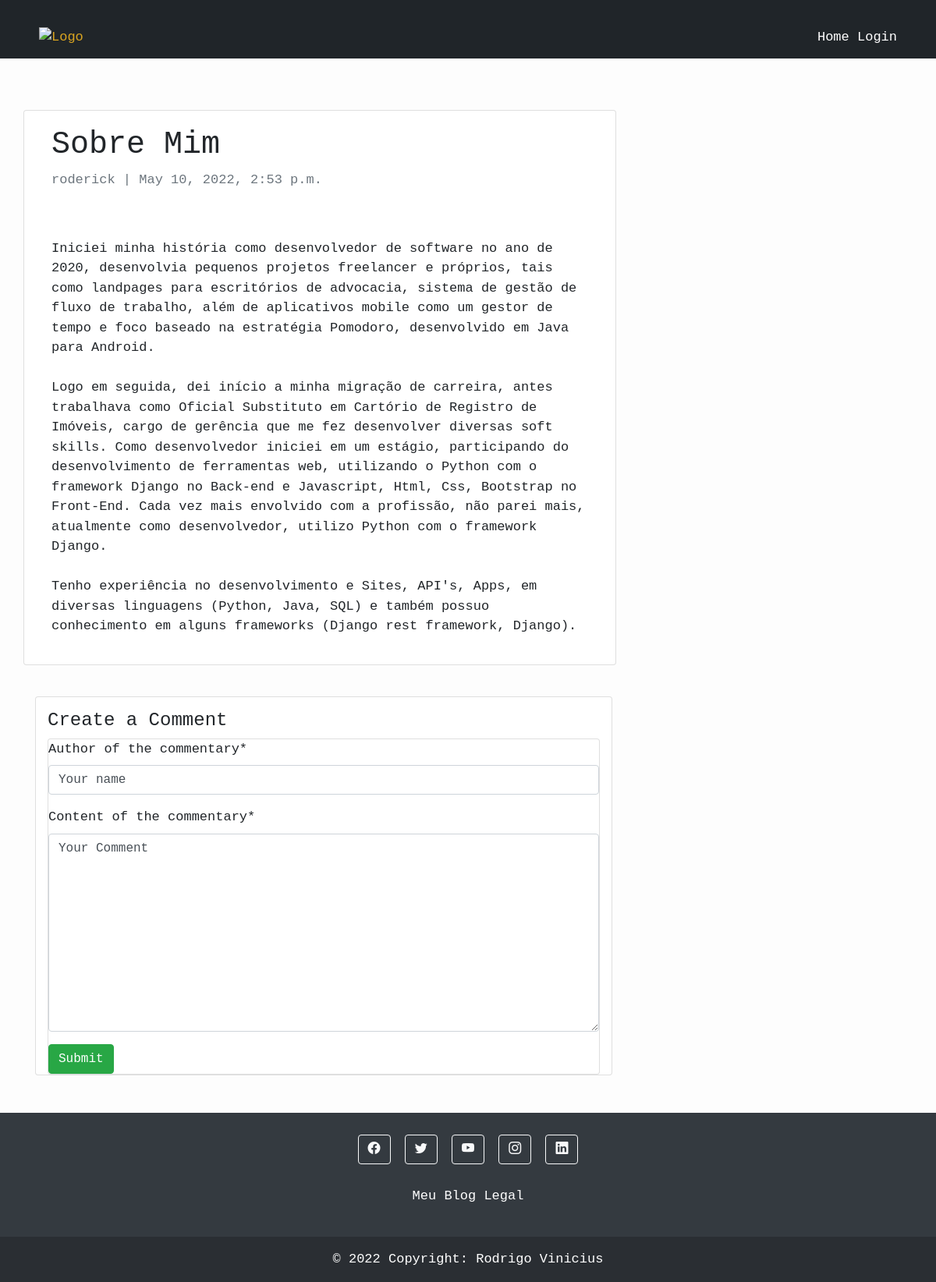
The page /sobre-mim/ on the database as committed earlier.
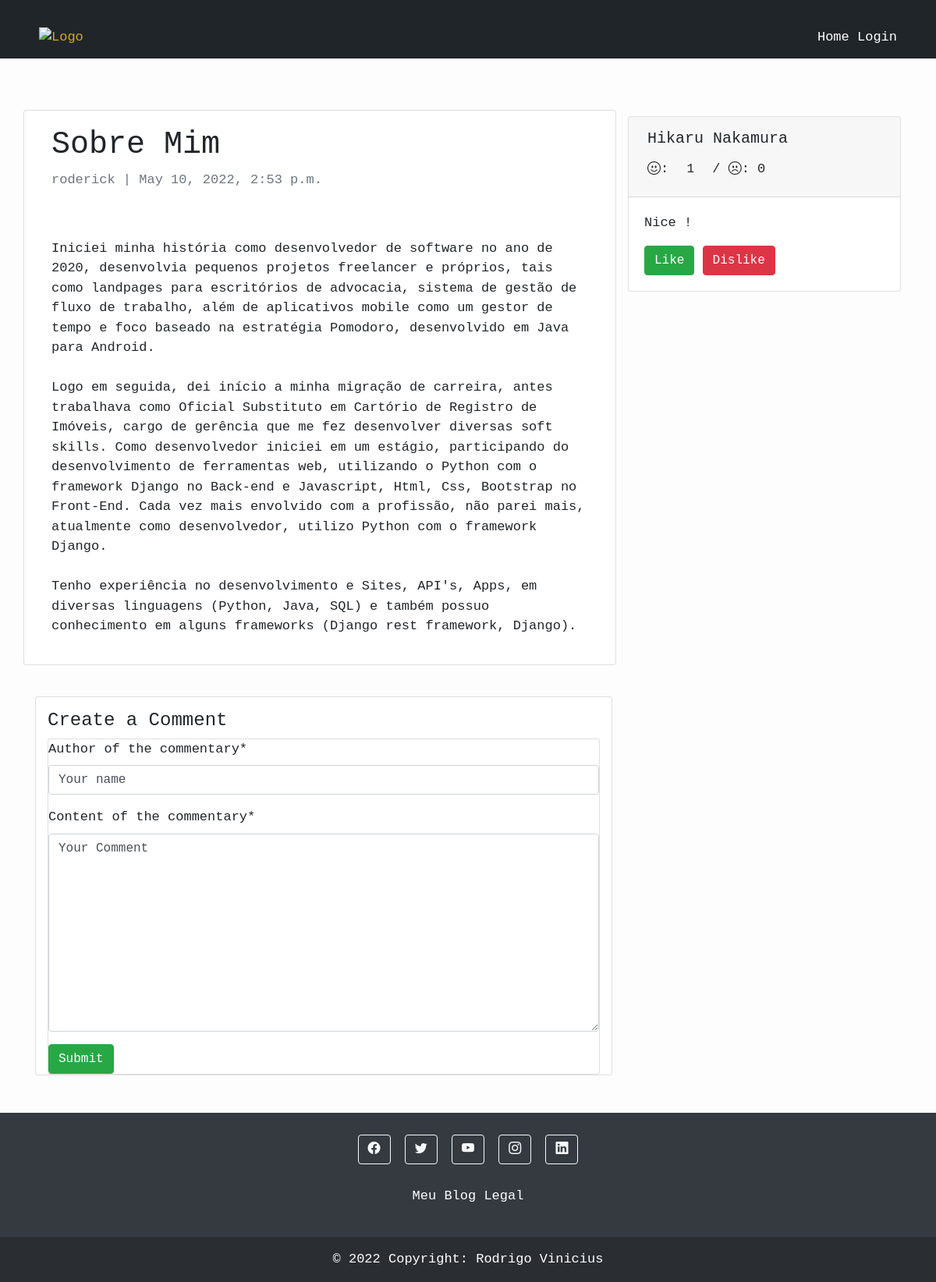
The same page on the database as committed later.
### blog/models.py (models this page shows, shortened)
class Post(models.Model):
    author = models.ForeignKey(User, on_delete=models.CASCADE, related_name='posts')
    slug = models.SlugField(max_length=300, unique=True)
    title = models.CharField(verbose_name='Title', max_length=124)
    description = models.CharField(
        verbose_name='Description',
        help_text='Litle description to the post.',
        max_length=400
    )
    content = models.TextField(verbose_name='Content of the post')
    publication_date = models.DateField(verbose_name='Publication date')
    created_at = models.DateTimeField(auto_now_add=True)
    updated_at = models.DateTimeField(auto_now=True)
    active = models.BooleanField(verbose_name='Active post', default=True)

class Comment(models.Model):
    post = models.ForeignKey(Post, on_delete=models.CASCADE, related_name='comments')
    comment_author = models.CharField(verbose_name='Author of the commentary', max_length=400)
    content = models.TextField(verbose_name='Content of the commentary')
    like = models.IntegerField(verbose_name='Likes', default=0)
    dislike = models.IntegerField(verbose_name='Disikes', default=0)
    active = models.BooleanField(verbose_name='Active comment', default=True)
    created_at = models.DateTimeField(auto_now_add=True)
    updated_at = models.DateTimeField(auto_now=True)

### base/models.py (models this page shows)
class User(AbstractBaseUser, PermissionsMixin):
    email = models.EmailField(verbose_name='Email address', unique=True)
    first_name = models.CharField(verbose_name='First name', max_length=30, blank=True)
    last_name = models.CharField(verbose_name='Last name', max_length=30, blank=True)
    is_active = models.BooleanField(verbose_name='Active', default=True)
    is_staff = models.BooleanField(verbose_name='Staff', default=True)
    created_at  = models.DateTimeField(
        verbose_name='Created at',
        auto_now_add=True
    )
    modified_at = models.DateTimeField(
        verbose_name='Modified at',
        auto_now=True
    )
    objects = UserManager()
    USERNAME_FIELD = 'email'
    REQUIRED_FIELDS = []
    class Meta:
        verbose_name = 'user'
        verbose_name_plural = 'users'
    def get_full_name(self) -> str:
        return f'{self.first_name} {self.last_name}'

### blog/views.py (the view, shortened to what this page needs)
# urls.py: path('<slug:slug>/', views.PostDetail.as_view(),  name='post_detail'),
class PostDetail(generic.DetailView):
    model = Post
    template_name = 'post_detail.html'
    commnet_form = CommentCreateForm
    def get(self, request, *args, **kwargs):
        self.object = self.get_object()
        context = self.get_context_data(object=self.object)
        initial_data = {
            'post': self.object,
            'comment_author':'Your name',
            'content':'Your Comment'
        }
        context['comments'] = Comment.objects.filter(post=self.object, active=True).order_by('-like')
        context['form'] = kwargs.get('form') if kwargs.get('form') else self.commnet_form(initial=initial_data)
        return self.render_to_response(context)

### blog/forms.py
class CommentCreateForm(forms.ModelForm):
    class Meta:
        model = Comment
        fields = ('comment_author', 'content', 'post')
        widgets = {'post': forms.HiddenInput()}

### templates/post_detail.html (shortened to what this page needs)
{% extends 'base.html' %} {% block content %}
{% load crispy_forms_tags %}
<div class="container">
  <div class="row">
    <div class="col-md-8 card mb-4  mt-3 left  top">
      <div class="card-body">
        <h1>{% block title %} {{ object.title }} {% endblock title %}</h1>
        <p class=" text-muted">{{ post.author.get_full_name }} | {{ post.created_at }}</p>
        <p class="card-text ">{{ object.content | safe }}</p>
      </div>
    </div>
    <div class="col-md-4 float-right ">
    {% for comment in comments %}
      <div class="card my-4">
          <div class="card-header ">
            <div class=" m-1 row d-flex justify-content-between">
              <h5>
              {{comment.comment_author}}
              </h5>
              <div>
                <i class="bi bi-emoji-smile"></i>: <span class="btn" id="like{{comment.pk}}" >{{comment.like}}</span>
                /
                <i class="bi bi-emoji-frown"></i>: <span id="dislike{{comment.pk}}">{{comment.dislike}}</span>
              </div>
            </div>
          </div>
          <div class="card-body">
              <p class="card-text">{{comment.content}}</p>
              <button onclick="likeComment({{comment.pk}})"
                class="btn btn-success">Like</button>
              <button onclick="dislikeComment({{comment.pk}})"
                class="btn btn-danger">Dislike</button>
          </div>
        </div>
    {% endfor %}
    </div>
  </div>
  <div class="col-md-8 card mb-4 mt-3 left  top">
    <h4 class='mt-3'> Create a Comment </h4>
    <div class="card">
      <form method="POST" enctype="multipart/form-data">
        {{ form|crispy }}
        <input class="btn btn-success" type="submit" value="Submit">
      </form>
    </div>
  </div>
</div>
{% endblock content %}

### templates/base.html (shortened to what this page needs)
<!DOCTYPE html>
<html>
    <head>
        <link rel="stylesheet" href="https://cdn.jsdelivr.net/npm/bootstrap-icons@1.8.1/font/bootstrap-icons.css">
        <link rel="stylesheet" href="https://maxcdn.bootstrapcdn.com/bootstrap/4.0.0/css/bootstrap.min.css"
 />
    </head>
    <body>
        <header >
            <nav>
                <div class="nav nav-bar ">
                    <div class="image"><img href='/logo' alt="Logo"></div>
                    <div class="nav-menu">
                        <a href="{% url 'home' %}" class="btn-nav">Home</a>
                        <a href="/admin" class="btn-nav">Login</a>
                    </div>
                </div>
            </nav>
        </header>
        {% block content %}{% endblock content %}
        <footer class="bg-dark text-center text-white" style="margin-top: 3rem;">
            <div class="container p-4">
            <section class="mb-4">
                <a class="btn btn-outline-light btn-floating m-1" href="#!" role="button"
                ><i class="bi bi-facebook"></i></a>
                <a class="btn btn-outline-light btn-floating m-1 twitter" href="#!" role="button"
                ><i class="bi bi-twitter"></i></a>
                <a class="btn btn-outline-light btn-floating m-1" href="#!" role="button"
                ><i class="bi bi-youtube"></i></a>
                <a class="btn btn-outline-light btn-floating m-1" href="#!" role="button"
                ><i class="bi bi-instagram"></i></a>
                <a class="btn btn-outline-light btn-floating m-1" href="https://www.linkedin.com/in/rodrigo-vinicius-36955447/" target="_blank" role="button"
                ><i class="bi bi-linkedin"></i></a>
            </section>
            <section class="mb-2">
                <p>
                    Meu Blog Legal
                </p>
            </section>
            </div>
            <div class="text-center p-3" style="background-color: rgba(0, 0, 0, 0.2);">
            © 2022 Copyright:
            <a class="text-white" href="#">Rodrigo Vinicius</a>
            </div>
        </footer>
    </body>
</html>

### templates/base.html (style rules this page uses)
body { font-family: "Lucida Console", monospace; font-size: 17px; background-color: #fdfdfd; }
header { height: 75px; width: 100%; background-color:#202529; color: goldenrod; margin-bottom: 50px; }
.nav-bar { display:flex; justify-content: space-between; padding: 35px 50px 50px; }
.nav-menu a { color: white; }
.btn-nav { text-decoration: None; background-color:#202529; }

Rows that differ between the two databases and show on the page:
added Comment: comment_author "Hikaru Nakamura", like "1", dislike "0", content "Nice !"
